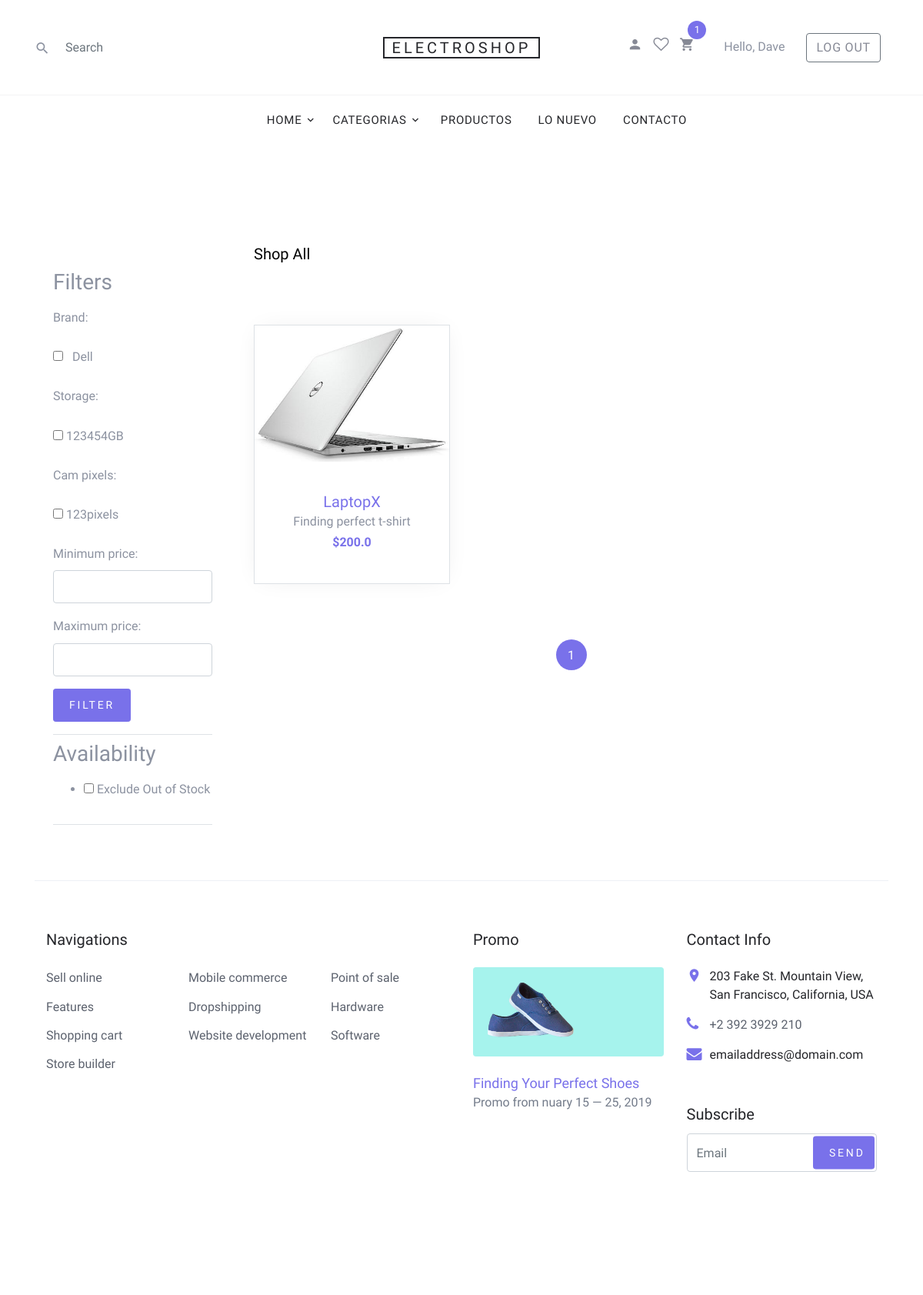
/produtc-list/ (signed in), run on an earlier commit of the app's database.
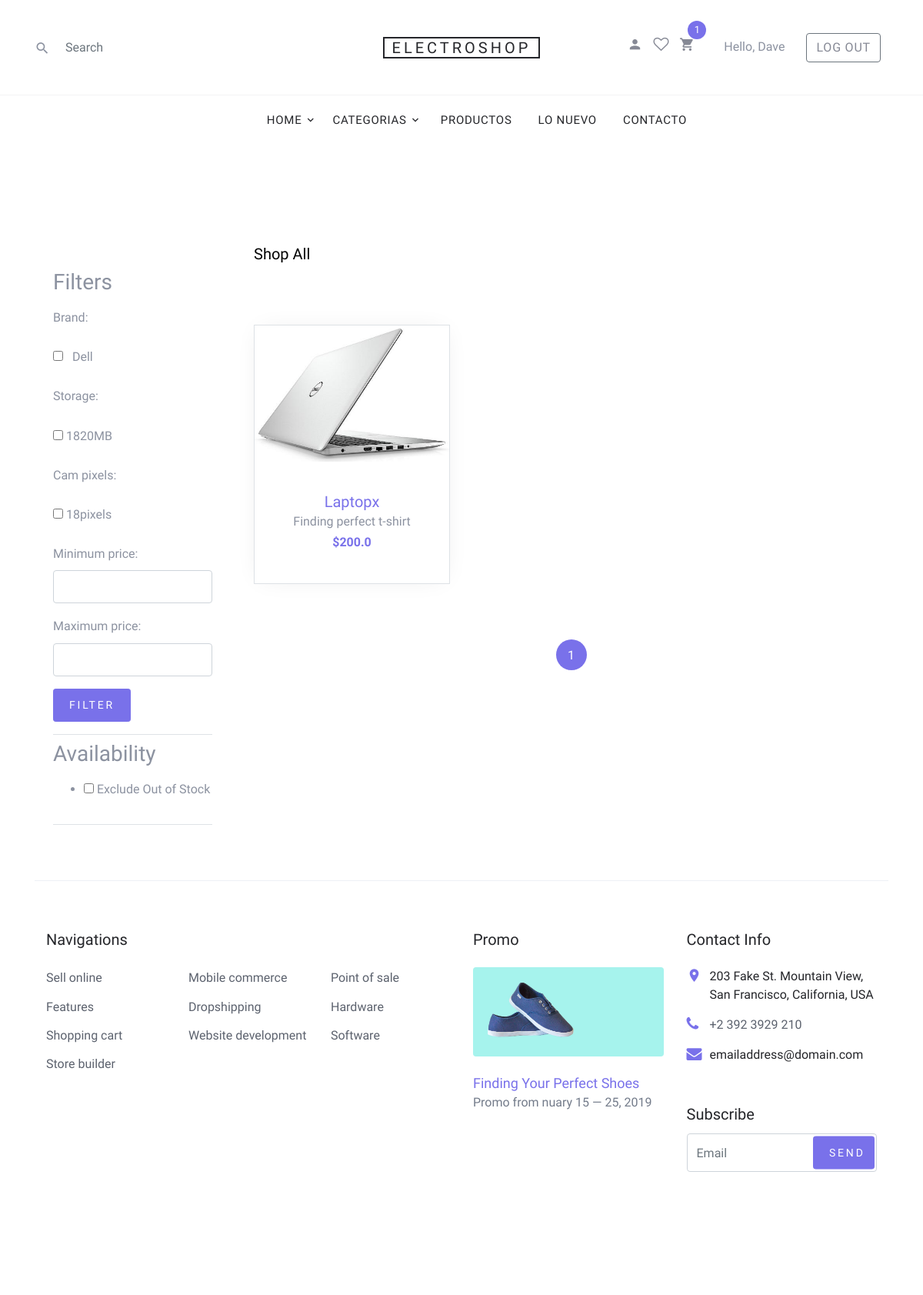
And on a later commit of the database.
### shop/models.py (models this page shows, shortened)
class Product(models.Model):
	category = models.ForeignKey(Category,
									related_name='products',
									on_delete=models.CASCADE)
	brand = models.ForeignKey(Brand, on_delete=models.CASCADE)
	id = models.AutoField(primary_key = True)
	name = models.CharField(max_length=200, db_index=True)
	slug = models.SlugField(max_length=200, db_index=True)
	image = models.ImageField(upload_to='products/%Y/%m/%d',
							blank=True)
	description = models.TextField(blank=True)
	cam_pixels = models.ForeignKey(CamPixels, on_delete=models.CASCADE)
	storage = models.ForeignKey(Storage, on_delete=models.CASCADE)
	price = models.FloatField()
	quantity = models.IntegerField(default=1)
	available = models.BooleanField(default=True)
	featured = models.BooleanField(default=False)
	created = models.DateTimeField(auto_now_add=True)
	updated = models.DateTimeField(auto_now=True)
	class Meta:
		ordering = ('name',)
		index_together = (('id', 'slug'),)
	def get_absolute_url(self):
		return reverse('shop:produtc-detail', kwargs={'slug': self.slug})

### shop/views.py (the view)
# urls.py: path('produtc-list/', ProductListView.as_view(), name='products'),
class ProductListView(FilterView):
	filterset_class = ProductFilter
	template_name = 'shop/shop.html'
	paginate_by = 10

### shop/models.py (called while the page is built)
	def __str__(self):
		return self.name

	def __str__(self):
		return self.pixels

	def __str__(self):
		return self.storage

### shop/templatetags/cart_template_tags.py (called while the page is built)
@register.filter
def cart_item_count(user):
    if user.is_authenticated:
        qs = Order.objects.filter(user=user, ordered=False)
        if qs.exists():
            return qs[0].items.count()
    return 0

### templates/shop/shop.html (shortened to what this page needs)
{% extends 'base.html' %}
{% load thumbnail %}
{% load static %}
{% block content %}
    <div class="site-section">
      <div class="container">
        <div class="row mb-5">
          <div class="col-md-9 order-2">
            <div class="row">
              <div class="col-md-12 mb-5">
                <div class="float-md-left mb-4"><h2 class="text-black h5">Shop All</h2></div>
              </div>
            </div>
            <div class="row mb-5">
			{% for product in object_list  %}
				{% thumbnail product.image "479" as im %}
					<div class="col-sm-6 col-lg-4 mb-4" data-aos="fade-up">
						<div class="block-4 text-center border">
						<figure class="block-4-image">
							<a href="{{ product.get_absolute_url }}"><img src="{% if im %}{{ im.url }}{% else %}{% static 'images/no_image.png' %}{% endif %}"  alt="Image placeholder" class="img-fluid"></a>
						</figure>
						<div class="block-4-text p-4">
							<h3><a href="{{ product.get_absolute_url }}">{{ product.name }}</a></h3>
							<p class="mb-0">Finding perfect t-shirt</p>
							<p class="text-primary font-weight-bold">${{ product.price }}</p>
						</div>
						</div>
					</div>
				{% endthumbnail %}
            {% endfor %}
		</div>
			<div class="row" data-aos="fade-up">
				<div class="col-md-12 text-center">
					<div class="site-block-27">
						<ul>
							{% for i in page_obj.paginator.page_range %}
								{% if page_obj.number == i %}
									<li class="active"><span>{{ i }}</span></li>
								{% elif i > page_obj.number|add:'-5' and i < page_obj.number|add:'5' %}
									<li><a href="?page={{ i }}">{{ i }}</a></li>
								{% endif %}
							{% endfor %}
						</ul>
					</div>
				</div>
				</div>
			</div>
        <div class="col-md-3 order-1 mb-5 mb-md-0">
					<div class="side-bar p-sm-4 p-3">
						<div class="search-hotel border-bottom py-2">
              <h3 class="agileits-sear-head mb-3">Filters</h3>
              <form method="get">
                {{ filter.form.as_p }}
				<input type="submit" class="btn btn-sm btn-primary" value="Filter">
              </form>
						<div class="range border-bottom py-2">
						</div>
						<div class="left-side py-2">
							<h3 class="agileits-sear-head mb-3">Availability</h3>
							<ul>
								<li>
									<input type="checkbox" class="checked">
									<span class="span">Exclude Out of Stock</span>
								</li>
							</ul>
						</div>
					</div>
				</div>
      </div>
    </div>
{% endblock content %}

What changed in the data, as far as the page shows it:
changed Product: name "LaptopX" → "Laptopx"
Also different on the page:
text no longer shown: "Brand: Dell Storage: 123454GB Cam pixels: 123pixels Minimum price: Maximum price:"
text now shown: "Brand: Dell Storage: 1820MB Cam pixels: 18pixels Minimum price: Maximum price:"
